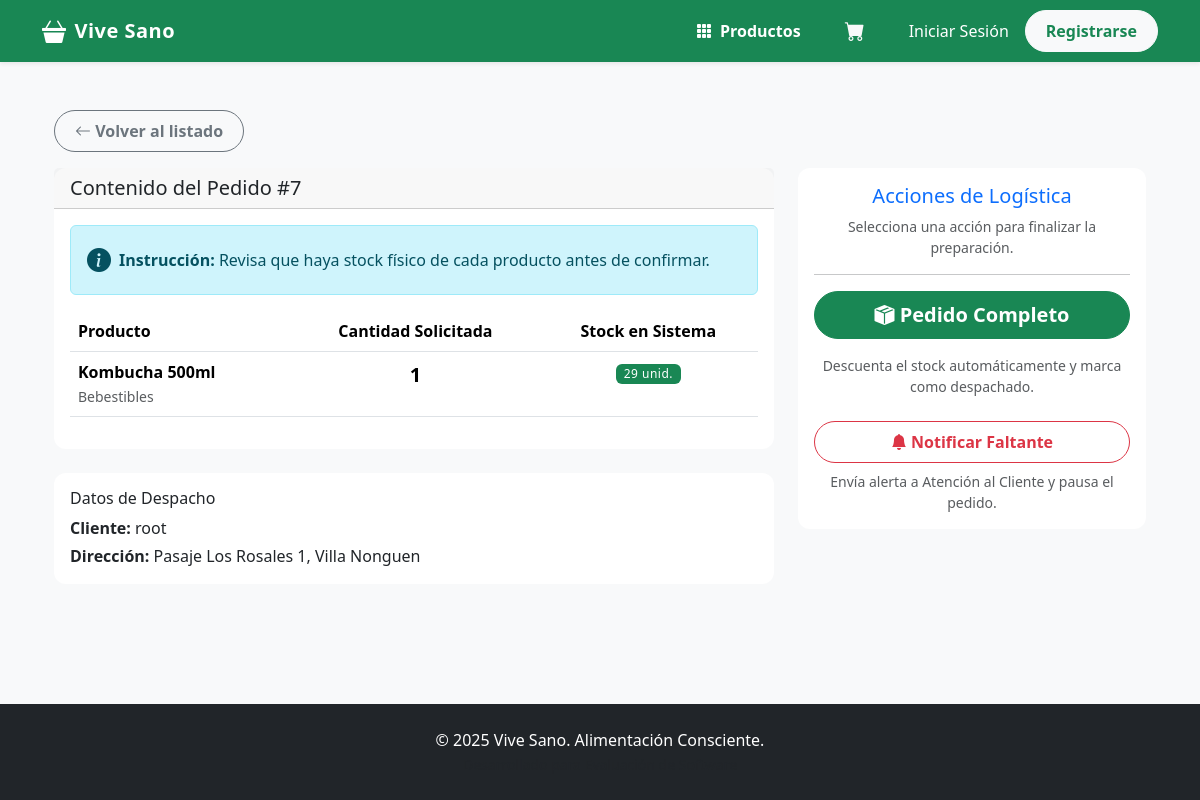
Before: /gestion/logistica/preparar/7/ with the older database file.
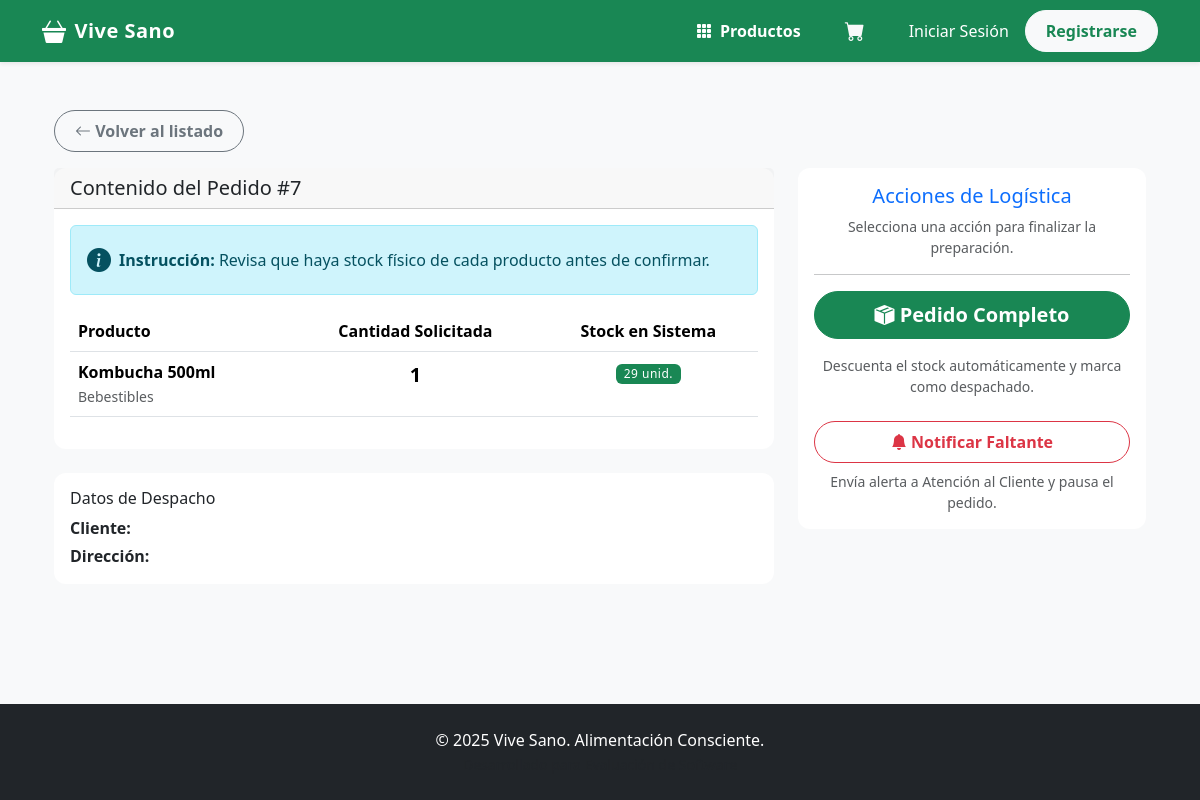
After: the same page with the newer database file.
### gestion/models.py (models this page shows, shortened)
class Pedido(models.Model):
    ESTADO_CHOICES = [
        ('Pendiente', 'Pendiente'),
        ('En Preparacion', 'En Preparación'),
        ('En Espera Faltante', 'En espera por faltante'), # [cite: 339]
        ('Despachado', 'Despachado'),
        ('Entregado', 'Entregado'),
        ('Cancelado', 'Cancelado'),
    ]
    cliente = models.ForeignKey(Cliente, on_delete=models.SET_NULL, null=True, blank=True)
    fecha = models.DateTimeField(auto_now_add=True)
    total = models.DecimalField(max_digits=10, decimal_places=2, default=0.00)
    estado = models.CharField(max_length=20, choices=ESTADO_CHOICES, default='Pendiente')

class Cliente(models.Model):
    user = models.OneToOneField(User, on_delete=models.CASCADE, null=True, blank=True)
    nombre = models.CharField(max_length=100)
    apellido = models.CharField(max_length=100)
    email = models.EmailField(unique=True)
    telefono = models.CharField(max_length=15, blank=True)
    direccion = models.CharField(max_length=255, blank=True)

### gestion/views.py (the view)
# urls.py: path('logistica/preparar/<int:pedido_id>/', views.preparar_pedido, name='preparar_pedido'),
def preparar_pedido(request, pedido_id):
    pedido = get_object_or_404(Pedido, id=pedido_id)
    if pedido.estado == 'Pendiente':
        pedido.estado = 'En Preparacion'
        pedido.save()
    return render(request, 'gestion/preparar_pedido.html', {'pedido': pedido})

### gestion/templates/gestion/preparar_pedido.html (shortened to what this page needs)
{% extends 'base.html' %}
{% block content %}
<div class="container">
    <a href="{% url 'dashboard_logistica' %}" class="btn btn-outline-secondary mb-3">
        <i class="bi bi-arrow-left"></i> Volver al listado
    </a>
    <div class="row">
        <div class="col-md-8">
            <div class="card mb-4">
                <div class="card-header">
                    <h5 class="mb-0">Contenido del Pedido #{{ pedido.id }}</h5>
                </div>
                <div class="card-body">
                    <div class="alert alert-info d-flex align-items-center">
                        <i class="bi bi-info-circle-fill me-2 fs-4"></i>
                        <div>
                            <strong>Instrucción:</strong> Revisa que haya stock físico de cada producto antes de confirmar.
                        </div>
                    </div>
                    <table class="table">
                        <thead>
                            <tr>
                                <th>Producto</th>
                                <th class="text-center">Cantidad Solicitada</th>
                                <th class="text-center">Stock en Sistema</th>
                            </tr>
                        </thead>
                        <tbody>
                            {% for detalle in pedido.detalles.all %}
                            <tr>
                                <td>
                                    <strong>{{ detalle.producto.nombre }}</strong>
                                    <br>
                                    <small class="text-muted">{{ detalle.producto.categoria }}</small>
                                </td>
                                <td class="text-center fs-5 fw-bold">{{ detalle.cantidad }}</td>
                                <td class="text-center">
                                    {% if detalle.producto.stock >= detalle.cantidad %}
                                        <span class="badge bg-success">{{ detalle.producto.stock }} unid.</span>
                                    {% else %}
                                        <span class="badge bg-danger">{{ detalle.producto.stock }} unid. (Falta Stock)</span>
                                    {% endif %}
                                </td>
                            </tr>
                            {% endfor %}
                        </tbody>
                    </table>
                </div>
            </div>
            <div class="card">
                <div class="card-body">
                    <h6>Datos de Despacho</h6>
                    <p class="mb-1"><strong>Cliente:</strong> {{ pedido.cliente.nombre }} {{ pedido.cliente.apellido }}</p>
                    <p class="mb-0"><strong>Dirección:</strong> {{ pedido.cliente.direccion }}</p>
                </div>
            </div>
        </div>
        <div class="col-md-4">
            <div class="card border-primary mb-3">
                <div class="card-body text-center">
                    <h5 class="card-title text-primary">Acciones de Logística</h5>
                    <p class="card-text text-muted small">Selecciona una acción para finalizar la preparación.</p>
                    <hr>
                    <div class="d-grid gap-2">
                        <a href="{% url 'confirmar_pedido' pedido.id %}" class="btn btn-success btn-lg mb-2">
                            <i class="bi bi-box-seam-fill"></i> Pedido Completo
                        </a>
                        <small class="text-muted text-center mb-3">
                            Descuenta el stock automáticamente y marca como despachado.
                        </small>
                        <a href="{% url 'reportar_faltante' pedido.id %}" class="btn btn-outline-danger">
                            <i class="bi bi-bell-fill"></i> Notificar Faltante
                        </a>
                        <small class="text-muted text-center">
                            Envía alerta a Atención al Cliente y pausa el pedido.
                        </small>
                    </div>
                </div>
            </div>
        </div>
    </div>
</div>
{% endblock %}

Changed rows visible on the page:
changed Pedido id 7: cliente.nombre "root" → (not shown); cliente.direccion "Pasaje Los Rosales 1, Villa Nonguen" → (not shown)
